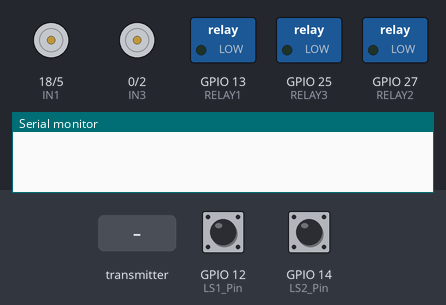
A sketch run on a simulated ESP32. On the bench: motor-driver pin pairs drawn as motors (green arrow = first pin HIGH = forward, orange = second pin HIGH = backward, longer = more drive, scaled by the enable pin), switched loads named in the sketch (green lamp = pin HIGH), the last lines printed to the serial monitor. The test bench sets the inputs (shaded band); at power-on: GPIO 12 (LS1_Pin) HIGH, GPIO 14 (LS2_Pin) HIGH. A WiFi scan finds three made-up networks; random numbers use the default seed unless the sketch sets one.

Above: at 3.2 s.
3.3 s: the transmitter starts sending mode = 1
6.3 s: the transmitter starts sending flagPump = 1
At 7.7 s:
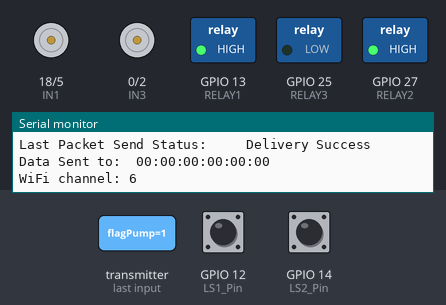
8.8 s: the transmitter starts sending flagMotor = 1
11.8 s: the transmitter starts sending tempThreshold = 50
At 13.2 s:
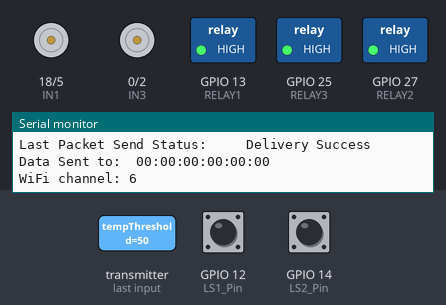
14.8 s: the transmitter starts sending humThreshold = 100
At 15.2 s:
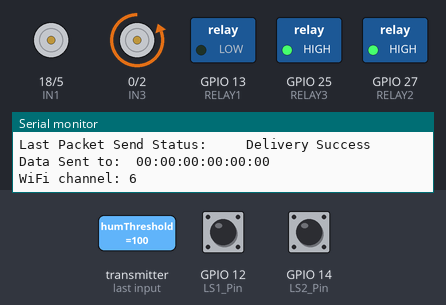
17.8 s: the transmitter starts sending flagPump = 0
At 18.7 s:
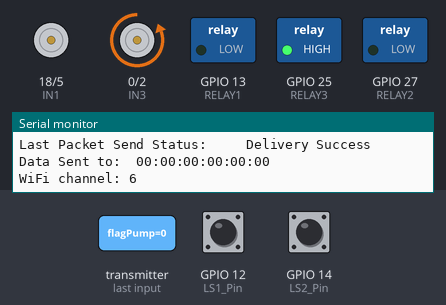
Timing chart, 0 to 21.8 s (numbered marks = the images above; inputs shaded):
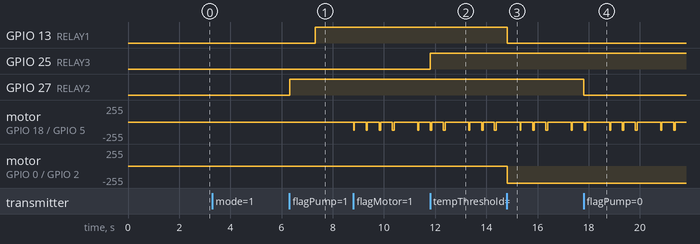

Measured:
- after the input at 6.3 s, GPIO 27 (RELAY2): LOW → HIGH at once
- after the input at 11.8 s, GPIO 25 (RELAY3): LOW → HIGH at once
- after the input at 14.8 s, GPIO 13 (RELAY1): HIGH → LOW at once; motor on GPIO 0 (IN3) / GPIO 2 (IN4): stopped → backward 255/255 at once
- after the input at 17.8 s, GPIO 27 (RELAY2): HIGH → LOW at once

The sketch:

espDevice.ino
```cpp
#include <Arduino.h>
#include <esp_now.h>
#include <esp_wifi.h>
#include <WiFi.h>
#include <DHT.h>
#include <SD.h>
#include <BH1750.h>
#include <Wire.h>

#define ENA 4
#define IN1 18
#define IN2 5
#define ENB 15
#define IN3 0
#define IN4 2
#define RELAY1 13
#define RELAY2 27
#define RELAY3 25
#define MAX_SPEED 255
#define MIN_SPEED 0

#define I2C_SDA_PIN 21
#define I2C_SCL_PIN 22
#define DHTPIN 19
#define PIN_LM35 36
#define PIN_SOIL 34
#define DHTTYPE DHT11

uint8_t espWeb1[] = {0x78, 0x21, 0x84, 0xDD, 0xF8, 0x74}; //{0x78, 0x21, 0x84, 0xDD, 0xF8, 0x74}

const int LS1_Pin = 12;
const int LS2_Pin = 14;

int permin = 4095;
int permax = 1650;
bool mode = 0, fan = 0, motor = 0, pump1 = 0, pump2 = 0, bulb = 0, chenang = 0;   //pump1: phun suong; //pump2: tuoi goc
// bool flagMotor;
// bool flagPump;
// int humThreshold;
// int lightThreshold;
// int soilThreshold;
// int tempThreshold;
float dhtHum, dhtTemp, lm35Temp, soil;
int analogSoil;
uint16_t light, isLight, isHum, isTemp, isSoil;
bool flagMotor, flagPump;
int ls1Status, ls2Status;

BH1750 lightMeter;
DHT dht(DHTPIN, DHTTYPE);

// Structure example to receive data
// Must match the sender structure
typedef struct received_message {
  int mode;
  bool flagMotor;
  bool flagPump;
  int humThreshold;
  int lightThreshold;
  int soilThreshold;
  int tempThreshold;
  int bulbStatus;
  int fanStatus;
  int motorStatus;
  int pump1Status;
  int pump2Status;
  int isLight;
  int isHum;
  int isTemp;
  int isSoil;
} received_message;

typedef struct send_message {
  int dhtHum;
  int dhtTemp;
  int light;
  int lm35Temp;
  int soil;
  int bulbStatus;
  int fanStatus;
  int motorStatus;
  int pump1Status;
  int pump2Status;
  int chenang;
} send_message;

received_message  myDataReceived;
send_message      myDataSend;

esp_now_peer_info_t peerInfo;

#define WIFI_SSID         "Free Wifi"
#define WIFI_PASSWORD     "12345679Aa"

int32_t getWiFiChannel(const char *ssid) {
  if (int32_t n = WiFi.scanNetworks()) {
      for (uint8_t i=0; i<n; i++) {
          if (!strcmp(ssid, WiFi.SSID(i).c_str())) {
              return WiFi.channel(i);
          }
      }
  }
  return 0;
}

void Initialization(){
  Serial.begin(115200);
 }

void fan_Start(){
  digitalWrite(RELAY1, HIGH);
  Serial.println("Fan Start ........");
}

void fan_Stop(){
  digitalWrite(RELAY1, LOW);
  Serial.println("Fan Stop ........");
}

void bulb_Start(){
  digitalWrite(RELAY3, HIGH);
  Serial.println("Bulb Start ........");
}

void bulb_Stop(){
  digitalWrite(RELAY3, LOW);
  Serial.println("Bulb Stop ........");
}

void pump1_Start(){
  digitalWrite(IN3, LOW);
  digitalWrite(IN4, HIGH);
  digitalWrite(ENB, HIGH);
  Serial.println("Pump 1 Start ........");
}

void pump1_Stop(){
  digitalWrite(IN3, LOW);
  digitalWrite(IN4, LOW);
  digitalWrite(ENB, LOW);
  Serial.println("Pump 1 Stop ........");
}

void pump2_Start(){
  digitalWrite(RELAY2, HIGH);
  Serial.println("Pump 2 Start ........");
}

void pump2_Stop(){
  digitalWrite(RELAY2, LOW);
  Serial.println("Pump 2 Stop ........");
}

void motor_Dung() {
  digitalWrite(IN1, LOW);
  digitalWrite(IN2, LOW);
  digitalWrite(ENA, LOW);
  Serial.println("Motor Stop ........");
}

void motor_che(int speed) {
  speed = constrain(speed, MIN_SPEED, MAX_SPEED);
  digitalWrite(ENA, HIGH);
  digitalWrite(IN1, HIGH);
  analogWrite(IN2, 255 - speed);
  Serial.println("Motor Start ........");
}

void motor_koche(int speed) {
  speed = constrain(speed, MIN_SPEED, MAX_SPEED);
  digitalWrite(ENA, HIGH);
  digitalWrite(IN1, LOW);
  analogWrite(IN2, speed);
  Serial.println("Motor Start ........");
}

void setup() {
  Initialization();
  dht.begin();
  Wire.begin(I2C_SDA_PIN, I2C_SCL_PIN);
  lightMeter.begin(BH1750::CONTINUOUS_HIGH_RES_MODE);

  WiFi.mode(WIFI_STA);

  int32_t channel = getWiFiChannel(WIFI_SSID);

  WiFi.printDiag(Serial); // Uncomment to verify channel number before
  esp_wifi_set_promiscuous(true);
  esp_wifi_set_channel(channel, WIFI_SECOND_CHAN_NONE);
  esp_wifi_set_promiscuous(false);
  WiFi.printDiag(Serial); // Uncomment to verify channel change after

  // Init ESP-NOW
  if (esp_now_init() != ESP_OK) {
    Serial.println("Error initializing ESP-NOW");
    return;
  }

  esp_now_register_recv_cb(OnDataRecv);

  esp_now_register_send_cb(OnDataSent);

  // Register peer
  memcpy(peerInfo.peer_addr, espWeb1, 6);
  peerInfo.channel = 0;
  peerInfo.encrypt = false;

  // Add peer
  if (esp_now_add_peer(&peerInfo) != ESP_OK){
    Serial.println("Failed to add peer");
    return;
  }

  pinMode(ENA, OUTPUT);
  pinMode(IN1, OUTPUT);
  pinMode(IN2, OUTPUT);
  pinMode(ENB, OUTPUT);
  pinMode(IN3, OUTPUT);
  pinMode(IN4, OUTPUT);
  pinMode(RELAY1, OUTPUT);
  pinMode(RELAY2, OUTPUT);
  pinMode(RELAY3, OUTPUT);
  pinMode(LS1_Pin, INPUT_PULLUP);  //1 khi cham vao + NC
  pinMode(LS2_Pin, INPUT_PULLUP);  //1 khi cham vao + NC
}

// callback function that will be executed when data is received
void OnDataRecv(const uint8_t * mac, const uint8_t *incomingData, int len) {
  memcpy(&myDataReceived, incomingData, sizeof(myDataReceived));
  Serial.println("Received Data ..................");
  // mode = myDataReceived.mode;
  // fan = myDataReceived.fanStatus;
  // motor = myDataReceived.motorStatus;
  // pump1 = myDataReceived.pump1Status;
  // pump2 = myDataReceived.pump2Status;
  // bulb = myDataReceived.bulbStatus;
  // chenang = myDataReceived.chenang;

  // Serial.print("che nang: .......................................................................");
  // Serial.println(chenang);
  // Serial.println(myDataReceived.chenang);
  Serial.print("motor: .......................................................................");
  Serial.println(motor);
  Serial.println(myDataReceived.motorStatus);

  // flagMotor = myDataReceived.flagMotor;
  // flagPump = myDataReceived.flagPump;
  // humThreshold = myDataReceived.humThreshold;
  // lightThreshold = myDataReceived.lightThreshold;
  // soilThreshold = myDataReceived.soilThreshold;
  // tempThreshold = myDataReceived.tempThreshold;
  isLight = myDataReceived.isLight;
  isHum = myDataReceived.isHum;
  isTemp = myDataReceived.isTemp;
  isSoil = myDataReceived.isSoil;

  switch (myDataReceived.mode)
  {
    case 0:
      //den suoi
      if (myDataReceived.bulbStatus == 1) {
        bulb_Start();
        bulb = 1;
      } else {
        bulb_Stop();
        bulb = 0;
      }

      //quat
      if (myDataReceived.fanStatus == 1) {
        fan_Start();
        fan = 1;
      } else {
        fan_Stop();
        fan = 0;
      }

      //pump1
      if (myDataReceived.pump1Status == 1) {
        pump1_Start();
        pump1 = 1;
      } else {
        pump1_Stop();
        pump1 = 0;
      }

      //pump2
      if (myDataReceived.pump2Status == 1) {
        pump2_Start();
        pump2 = 1;
      } else {
        pump2_Stop();
        pump2 = 0;
      }

      //motor
      if (myDataReceived.motorStatus == 1 && chenang == 1) {
        //dang che nang
        motor_koche(120);  //
        motor = 1;
        Serial.println("Motor = 1 Che nang = 1 ...................................");
      } else if (myDataReceived.motorStatus == 1 && chenang == 0) {
        // dang ko che
        motor_che(120);
        motor = 1;
        Serial.println("Motor = 1 Che nang = 0 ...................................");
      } else {
        motor_Dung();
        motor = 0;
        if (ls1Status == 1) {
          chenang = 0;
          Serial.println("Shader full open (Khong che nang chenang = 0)");
          Serial.println("Khong quan tam motor, Che nang = 1 ...................................");
        } else if (ls2Status == 1) {
          chenang = 1;
          Serial.println("Shader full close (Che nang chenang = 1)");
          Serial.println("Khong quan tam motor, Che nang = 0 ...................................");
        }
      }
      break;
    case 1:
      //Nhiet do: Den suoi + Bom phun suong
      if (dhtTemp >= myDataReceived.tempThreshold - 1 && dhtTemp <= myDataReceived.tempThreshold + 1) {
        pump1_Stop();
        bulb_Stop();
        pump1 = 0;
        bulb = 0;
      } else if (dhtTemp < myDataReceived.tempThreshold - 1) {
        pump1_Stop();
        bulb_Start();
        pump1 = 0;
        bulb = 1;
      } else {
        pump1_Start();
        bulb_Stop();
        pump1 = 1;
        bulb = 0;
      }

      // Do am: Quạt + bơm phun sương
      if (dhtHum >= myDataReceived.humThreshold - 1 && dhtHum <= myDataReceived.humThreshold + 1) {
        pump1_Stop();
        fan_Stop();
        pump1 = 0;
        fan = 0;
      } else if (dhtHum < myDataReceived.humThreshold - 1) {
        pump1_Start();
        fan_Stop();
        pump1 = 1;
        fan = 0;
      } else {
        pump1_Stop();
        fan_Start();
        pump1 = 0;
        fan = 1;
      }

      //bom tuoi goc theo gio + do am dat
      if(myDataReceived.flagPump == 1)
      {
        pump2_Start();
        pump2 = 1;
      }
      else
      {
        if(soil >= myDataReceived.soilThreshold - 1 && soil <= myDataReceived.soilThreshold + 1)
        {
          pump2_Stop();
          pump2 = 0;
        }
        else if(soil < myDataReceived.soilThreshold - 1)
        {
          pump2_Start();
          pump2 = 1;
        }
        else{
          pump2_Stop();
          pump2 = 0;
        }
      }

      //man che cat nang
      if(myDataReceived.flagMotor == 1)
      {
        if(chenang == 1)
        {
          motor_koche(120);
          motor = 1;
          // if(ls1Status == 1)
          // {
          //   motor_Dung();
          //   motor = 0;
          //   chenang = 0;
          //   Serial.println("Shader full open (Khong che nang chenang = 0)");
          // }
        }
        else
        {
          motor_Dung();
          motor = 0;
        }
      }
      else
      {
        if(light >= myDataReceived.lightThreshold  && light <= myDataReceived.lightThreshold + 1)
        {
          motor_Dung();
          motor = 0;
        }
        else if(light < myDataReceived.lightThreshold - 1)
        {
          if(chenang == 1)
          {
            motor_koche(120);
            motor = 1;
            // if (ls1Status == 1)
            // {
            //   motor_Dung();
            //   motor = 0;
            //   chenang = 0;
            //   Serial.println("Shader full open (Khong che nang chenang = 0)");
            // }
          }
          else{
            motor_Dung();
            motor = 0;
          }
        }
        else{
          if(chenang == 1)
          {
            motor_Dung();
            motor = 0;
          }
          else
          {
            motor_che(120);
            motor = 1;
            // if(ls2Status == 1)
            // {
            //   motor_Dung();
            //   motor = 0;
            //   chenang = 1;
            //   Serial.println("Shader full close (Che nang chenang = 1)");
            // }
          }
        }
      }
      break;
  }

  myDataSend.dhtHum = dhtHum;
  myDataSend.dhtTemp = dhtTemp;
  myDataSend.lm35Temp = lm35Temp;
  myDataSend.soil = soil;
  myDataSend.light = light;

  myDataSend.fanStatus = fan;
  myDataSend.motorStatus = motor;
  myDataSend.pump1Status = pump1;
  myDataSend.pump2Status = pump2;
  myDataSend.bulbStatus = bulb;
  myDataSend.chenang = chenang;

  // Send message via ESP-NOW
  esp_err_t result1 = esp_now_send(espWeb1, (uint8_t *) &myDataSend, sizeof(myDataSend));

  if (result1 == ESP_OK) {
    Serial.println("Sent with success");
  }
  else {
    Serial.println("Error sending the data");
  }
}

void OnDataSent(const uint8_t *mac_addr, esp_now_send_status_t status) {
  Serial.print("\r\nLast Packet Send Status:     ");
  Serial.println(status == ESP_NOW_SEND_SUCCESS ? "Delivery Success" : "Delivery Fail");
  char macStr[24];
  snprintf(macStr, sizeof(macStr), " %02x:%02x:%02x:%02x:%02x:%02x",
           mac_addr[0], mac_addr[1], mac_addr[2], mac_addr[3], mac_addr[4], mac_addr[5]);
  Serial.print("\nData Sent to: "); Serial.println(macStr);
  Serial.print("WiFi channel: ");
  Serial.println(WiFi.channel());
}

int i = 0;

void loop()
{
  i++;
  ls1Status = digitalRead(LS1_Pin); //=1 rèm đang mở đón nắng
  ls2Status = digitalRead(LS2_Pin); //=1 rèm đang đóng che nắng
  if (motor == 1) {
    if(ls1Status == 1 && chenang == 1)
    {
      motor_Dung();
      motor = 0;
      chenang = 0;
      Serial.println("Shader full open (Khong che nang chenang = 0)");
      myDataSend.chenang = chenang;
      myDataSend.motorStatus = motor;

      esp_err_t result = esp_now_send(espWeb1, (uint8_t *) &myDataSend, sizeof(myDataSend));

      Serial.print("result: ");
      Serial.println(result);
      if (result == ESP_OK) {
        Serial.println("Sent with success");
      }
      else {
        Serial.println("Error sending the data");
      }
    }
    if(ls2Status == 1 && chenang == 0)
    {
      motor_Dung();
      motor = 0;
      chenang = 1;
      Serial.println("Shader full close (Che nang chenang = 1)");

      myDataSend.chenang = chenang;
      myDataSend.motorStatus = motor;

      esp_err_t result = esp_now_send(espWeb1, (uint8_t *) &myDataSend, sizeof(myDataSend));

      Serial.print("result: ");
      Serial.println(result);
      if (result == ESP_OK) {
        Serial.println("Sent with success");
      }
      else {
        Serial.println("Error sending the data");
      }
    }
  }
  if (i == 50) {
    i = 0;

    /* DHT11 */
    // dhtHum = dht.readHumidity();
    // dhtTemp = dht.readTemperature();
    /* LM35 */
    // lm35Temp = (5.0*analogRead(PIN_LM35)*100.0/4096.0);
    /* Soil soil */
    // analogSoil = analogRead(PIN_SOIL);
    // if (analogSoil < permax) {
    //   analogSoil = permax;
    // }
    // if (analogSoil > permin) {
    //   analogSoil = permin;
    // }
    // soil = abs(float(float(permin - analogSoil) / float(permax - permin)) * 100);
    /* BH1750 */
    // light = lightMeter.readLightLevel();
    light = isLight ? (int) random(8300, 8400) : (int) random(50, 60);
    dhtHum = isHum ? (int) random(80, 90) : (int) random(70, 75);
    dhtTemp = isTemp ? (int) random(35, 37) : (int) random(30, 31);
    soil = isSoil ? (int) random(85, 95) : (int) random(70, 80);

    // Set values to send

    myDataSend.dhtHum = dhtHum;
    myDataSend.dhtTemp = dhtTemp;
    myDataSend.lm35Temp = lm35Temp;
    myDataSend.soil = soil;
    myDataSend.light = light;

    Serial.println(dhtHum);
    Serial.println(dhtTemp);
    Serial.println(lm35Temp);
    Serial.println(soil);
    Serial.println(light);

    myDataSend.fanStatus = fan;
    myDataSend.motorStatus = motor;
    myDataSend.pump1Status = pump1;
    myDataSend.pump2Status = pump2;
    myDataSend.bulbStatus = bulb;
    myDataSend.chenang = chenang;

    // Send message via ESP-NOW
    esp_err_t result = esp_now_send(espWeb1, (uint8_t *) &myDataSend, sizeof(myDataSend));

    Serial.print("result: ");
    Serial.println(result);
    if (result == ESP_OK) {
      Serial.println("Sent with success");
    }
    else {
      Serial.println("Error sending the data");
    }
  }
  delay(100);
}
```
